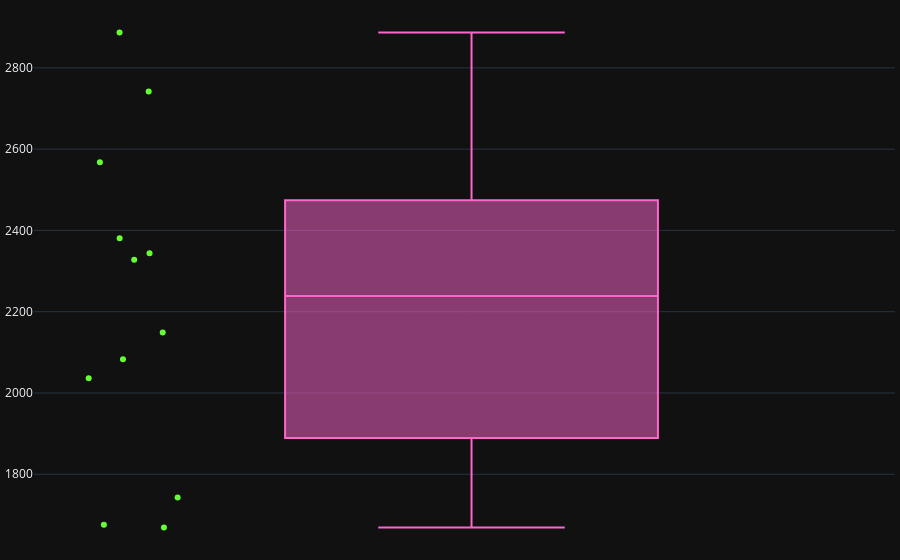

Notebook cell for this chart:
### Markdown cell above
## Có xuất hiện nhiệt tháng nào có nhiệt độ quá cao hay không ?

### Code cell
fig = go.Figure()
fig.add_trace(go.Box(
    y=monthly.tmax,
    name='',
    jitter=0.3,
    pointpos=-1.8,
    boxpoints='all',
    marker_color='#66ff33',
    line_color='#ff66cc'
))
fig.update_layout(yaxis_title=None, xaxis_title=None, margin=dict(l=5, r=5, t=5, b=5))
fig.show()

### Figure 1 — Plotly figure (JSON) as saved in the notebook; plotly's stock layout.template omitted (floating-point values rounded to 4 significant figures)
{"data": [{"boxpoints": "all", "jitter": 0.3, "line": {"color": "#ff66cc"}, "marker": {"color": "#66ff33"}, "name": "", "pointpos": -1.8, "type": "box", "y": [1743, 1669, 2083, 2149, 2344, 2568, 2887, 2742, 2381, 2328, 2036, 1676]}], "layout": {"autosize": true, "margin": {"b": 5, "l": 5, "r": 5, "t": 5}, "xaxis": {"autorange": true, "range": [-0.5742, 0.5565], "title": {}, "type": "category"}, "yaxis": {"autorange": true, "range": [1601.0, 2955.0], "title": {}, "type": "linear"}}}
